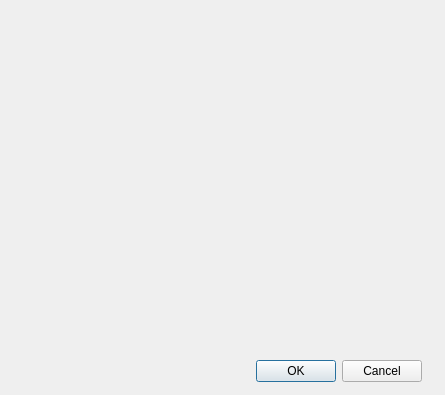
<?xml version="1.0" encoding="UTF-8"?>
<ui version="4.0">
 <class>DialogFirmware</class>
 <widget class="QDialog" name="DialogFirmware">
  <property name="geometry">
   <rect>
    <x>0</x>
    <y>0</y>
    <width>445</width>
    <height>395</height>
   </rect>
  </property>
  <property name="windowTitle">
   <string>Dialog</string>
  </property>
  <widget class="QDialogButtonBox" name="buttonBox">
   <property name="geometry">
    <rect>
     <x>140</x>
     <y>360</y>
     <width>282</width>
     <height>23</height>
    </rect>
   </property>
   <property name="orientation">
    <enum>Qt::Horizontal</enum>
   </property>
   <property name="standardButtons">
    <set>QDialogButtonBox::Cancel|QDialogButtonBox::Ok</set>
   </property>
  </widget>
 </widget>
 <resources/>
 <connections/>
</ui>
